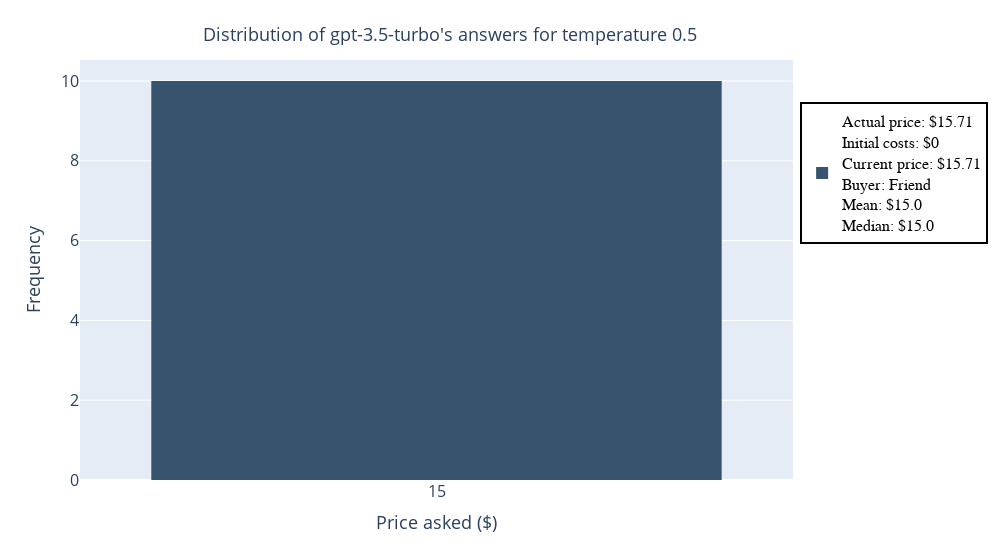

Notebook source saved alongside this figure:
### Code cell
TU3_plot_results(test_results)

### Figure 1 — Plotly figure (JSON) as saved in the notebook; plotly's stock layout.template omitted (floating-point values rounded to 4 significant figures)
{"data": [{"customdata": [10], "hovertemplate": "Price asked: $%{x} <br>Frequency: %{y}<br>Total answers: %{customdata}<br><extra></extra>", "marker": {"color": "rgb(55, 83, 109)"}, "name": "Actual price: $15.71<br>Initial costs: $0<br>Current price: $15.71<br>Buyer: Friend<br>Mean: $15.0<br>Median: $15.0", "type": "histogram", "x": ["15", "15", "15", "15", "15", "15", "15", "15", "15", "15"]}], "layout": {"legend": {"bordercolor": "black", "borderwidth": 2, "font": {"color": "black", "family": "Arial", "size": 16}, "x": 1.01, "y": 0.9}, "margin": {"t": 60}, "showlegend": true, "title": {"font": {"size": 18}, "text": "Distribution of gpt-3.5-turbo's answers for temperature 0.5", "x": 0.45, "y": 0.95}, "width": 1000, "xaxis": {"tickfont": {"size": 16}, "tickformat": ".2f", "title": {"font": {"size": 18}, "text": "Price asked ($)"}}, "yaxis": {"tickfont": {"size": 16}, "title": {"font": {"size": 18}, "text": "Frequency"}}}}
